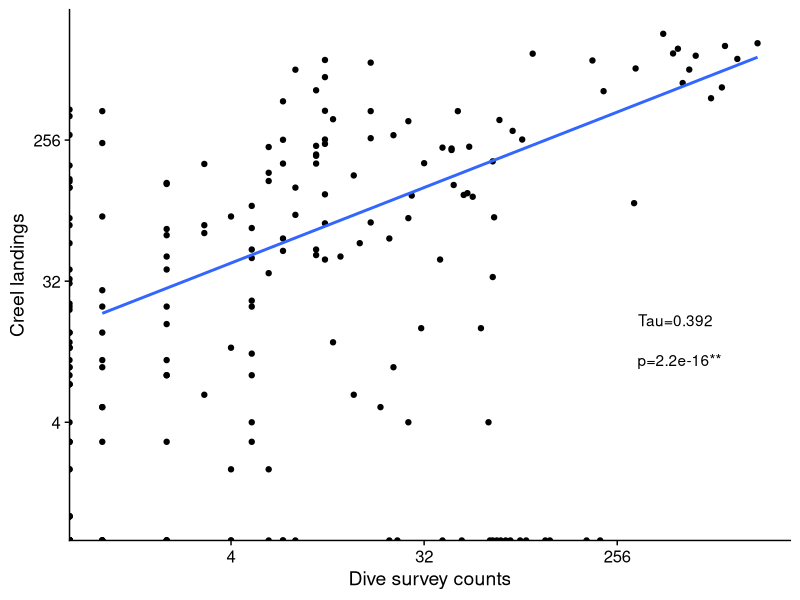
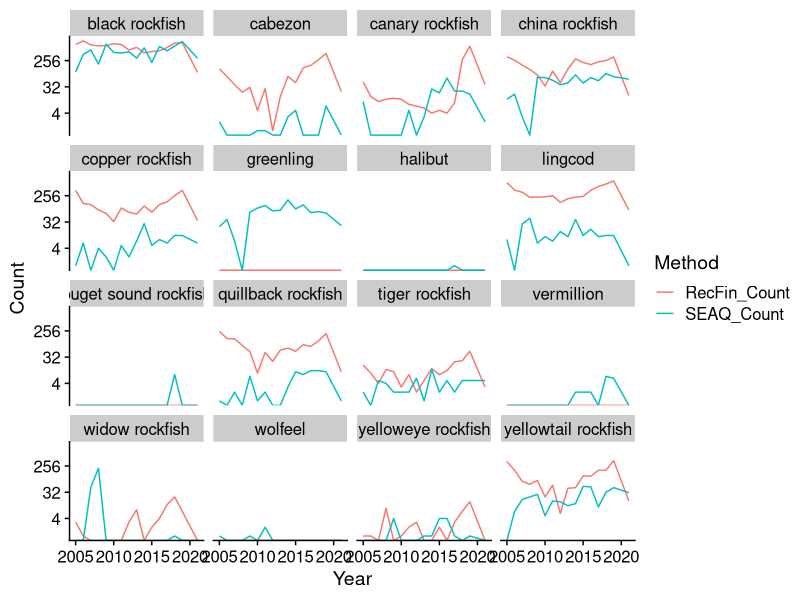

R code for these plots, in order:
###############################################################################
#NEAH BAY LANDINGS VS UNDERWATER OBSERVATIONS
###############################################################################

#This code is to compare our underwater observations with fisheries landings.
#Years of interest: 2005-2023

###############################################################################
#PREP WORK
###############################################################################

#Load libraries
library(tidyverse)
library(data.table)
library(ggplot2)
library(ggpubr)
library(cowplot)

#Load data files
setwd("C:/Users/shelledyk/OneDrive - Seattle Aquarium/Documents/NeahBay/Seattle_Aquarium_Neah_Bay_subtidal_monitoring/data_input")

marine.dat <- read_csv("new_Neah_Bay_data.csv")
landings.dat <- read_csv("RecFIN_landings_2000to2022.csv")

#tweak databases so their formatting is ready for merging
landings.dat$Species <- tolower(landings.dat$Species)

landings.dat <- landings.dat %>% rename("RecFin_Count" = "Count")
landings.dat <- filter(landings.dat, Site == "NEAH BAY")

setnames(marine.dat, skip_absent = TRUE, 
         old = c("Site", "Transect", "Black", "Canary", "China", "Copper", "Quillback", "Tiger", 
                 "Widow", "Yellowtail", "Vermilion","Yelloweye", "Puget_Sound"), 
         new = c("SEAQ_Site", "SEAQ_Transect", "black rockfish", "canary rockfish", "china rockfish", "copper rockfish",
                 "quillback rockfish", "tiger rockfish", "widow rockfish",
                 "yellowtail rockfish", "vermilion rockfish", "yelloweye rockfish",
                 "puget sound rockfish"))

#make marine.dat tidy
marine.dat <- marine.dat %>%
  select(-"YOY") %>%
  pivot_longer("black rockfish":"puget sound rockfish", names_to = "Species", values_to = "Count")
marine.dat$Species <- tolower(marine.dat$Species)

marine.dat <- marine.dat %>% 
  group_by(Year, Species) %>%
  mutate(SEAQ_Count = sum(Count)) #sum count across sites to make total observations column

#filter for parameters of interest
marine.dat <- marine.dat %>% 
  filter(Direction == "Forward") %>%
  filter(SEAQ_Transect %in% c("T1") ) %>%
  select(-c(SEAQ_Site, Count)) %>%
  unique()

#combine databases to yield year, species, SEAQ_count, RecFIN_count as columns
dat <- merge(marine.dat, landings.dat, by = c("Year", "Species"), all.x = TRUE)

#make dataframe cute
dat["Site"][is.na(dat["Site"])] <- "NEAH BAY" #replace landings' datas empty rows with NEAH BAY LOCATION
dat["RecFin_Count"][is.na(dat["RecFin_Count"])] <- 0 #Add zero count where NAs for landings data with corresponding SEAQ values

#select desired columms
dat <- dat %>%
  select(Year, Location, Species, RecFin_Count, SEAQ_Count)

#plotting (500x400)

ggplot(dat, aes(x=SEAQ_Count, y=RecFin_Count)) +
  geom_point() + geom_smooth(method="glm", se=FALSE) + theme_cowplot() + 
  xlab("Dive survey counts") + ylab("Creel landings") + 
  scale_y_continuous(trans="log2") + scale_x_continuous(trans="log2") +
  annotate("text", x=500, y=18, label="Tau=0.392  ")+
  annotate("text", x=500, y=10, label="p=2.2e-16**") #p=2.2e-16, tau=0.392 #https://www.statology.org/add-text-to-ggplot/#:~:text=You%20can%20use%20the%20annotate,text%20to%20plots%20in%20ggplot2.&text=where%3A,label%3A%20The%20text%20to%20display.

time.dat <- dat %>%
  pivot_longer("RecFin_Count":"SEAQ_Count", names_to = "Method", values_to = "Count")

ggplot(time.dat, aes(x=Year, y=Count, group=Method, color=Method)) + 
  geom_line() + theme_cowplot() + scale_y_continuous(trans="log2") + 
  facet_wrap(~Species)

#run correlations
cor.all <- cor.test(dat$SEAQ_Count, dat$RecFin_Count, method = "kendall")
print(cor.all) #significant positive p=2.2e-16, tau=0.392

lm <- lm(RecFin_Count ~ SEAQ_Count, data=dat)

black <- dat[which(dat$Species=="black rockfish"),]
cor.black <- cor.test(black$SEAQ_Count, black$RecFin_Count, method="kendall")
print(cor.black)
rm(black)

cab <- dat[which(dat$Species=="cabezon"),]
cor.cab <- cor.test(cab$SEAQ_Count, cab$RecFin_Count, method="kendall")
print(cor.cab)
rm(cab)

can <- dat[which(dat$Species=="canary rockfish"),]
cor.can <- cor.test(can$SEAQ_Count, can$RecFin_Count, method="kendall")
print(cor.can)
rm(can)

chi <- dat[which(dat$Species=="china rockfish"),]
cor.chi <- cor.test(chi$SEAQ_Count, chi$RecFin_Count, method="kendall")
print(cor.chi)
rm(chi)

cop <- dat[which(dat$Species=="copper rockfish"),]
cor.cop <- cor.test(cop$SEAQ_Count, cop$RecFin_Count, method="kendall")
print(cor.cop)
rm(cop)

green <- dat[which(dat$Species=="greenling"),]
cor.green <- cor.test(green$SEAQ_Count, green$RecFin_Count, method="kendall")
print(cor.green)
rm(green)

hal <- dat[which(dat$Species=="halibut"),]
cor.hal <- cor.test(hal$SEAQ_Count, hal$RecFin_Count, method="kendall")
print(cor.hal)
rm(hal)

ling <- dat[which(dat$Species=="lingcod"),]
cor.ling <- cor.test(ling$SEAQ_Count, ling$RecFin_Count, method="kendall")
print(cor.ling)
rm(ling)

puget <- dat[which(dat$Species=="puget sound rockfish"),]
cor.puget <- cor.test(puget$SEAQ_Count, puget$RecFin_Count, method="kendall")
print(cor.puget)
rm(puget)

quil <- dat[which(dat$Species=="quillback rockfish"),]
cor.quil <- cor.test(quil$SEAQ_Count, quil$RecFin_Count, method="kendall")
print(cor.quil)
rm(quil)

tig <- dat[which(dat$Species=="tiger rockfish"),]
cor.tig <- cor.test(tig$SEAQ_Count, tig$RecFin_Count, method="kendall")
print(cor.tig)
rm(tig)

#ver <- dat[which(dat$Species=="vermilion rockfish"),]
#cor.ver <- cor.test(ver$SEAQ_Count, ver$RecFin_Count, method="kendall")
#print(cor.ver)
#rm(ver)

wid <- dat[which(dat$Species=="widow rockfish"),]
cor.wid <- cor.test(wid$SEAQ_Count, wid$RecFin_Count, method="kendall")
print(cor.wid)
rm(wid)

wolf <- dat[which(dat$Species=="wolfeel"),]
cor.wolf <- cor.test(wolf$SEAQ_Count, wolf$RecFin_Count, method="kendall")
print(cor.wolf)
rm(wolf)

yeye <- dat[which(dat$Species=="yelloweye rockfish"),]
cor.yeye <- cor.test(yeye$SEAQ_Count, yeye$RecFin_Count, method="kendall")
print(cor.yeye)
rm(yeye)

ytail <- dat[which(dat$Species=="yellowtail rockfish"),]
cor.ytail <- cor.test(ytail$SEAQ_Count, ytail$RecFin_Count, method="kendall")
print(cor.ytail)
rm(ytail)